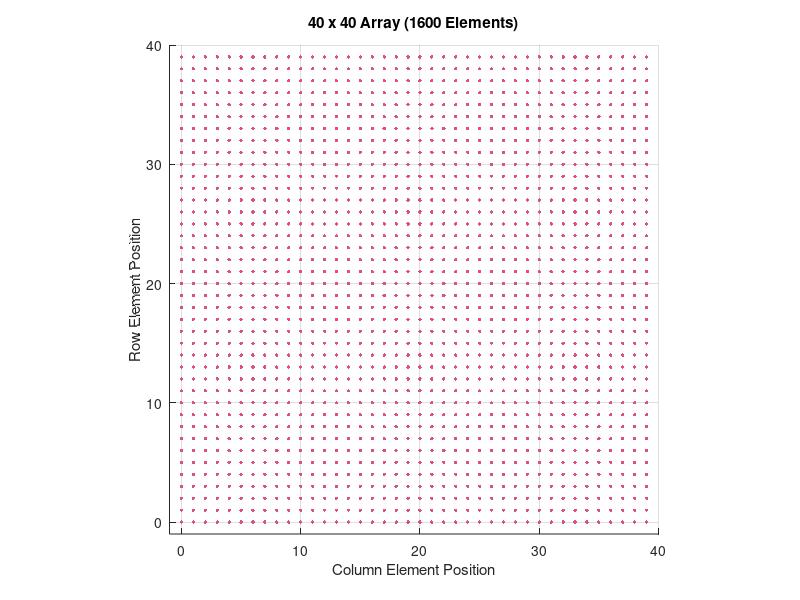

Source code (MATLAB):
% Parameters
clear all;
close all;
N = 40;             % Number of elements per side
spacing = 1;      % Spacing between dots (e.g., 0.5 lambda)

% 1. Generate the coordinate vectors
x = (0:N-1) * spacing;
y = (0:N-1) * spacing;

% 2. Create the 2D grid matrices
[X, Y] = meshgrid(x, y);

% 3. Visualization
figure('Color', 'w');
% We use (:) to flatten the matrices into vectors for the scatter plot
scatter(X(:), Y(:), 6, 'filled', 'MarkerFaceColor', [0.8500 0.3250 0.5]);

% Formatting
axis equal;         % Ensure the grid looks square
grid on;
title(['40 x 40 Array (', num2str(N^2), ' Elements)']);
xlabel('Column Element Position');
ylabel('Row Element Position');
xlim([-spacing, N*spacing]);
ylim([-spacing, N*spacing]);

% Optional: Set the figure to a square shape
set(gcf, 'Position', [100, 100, 600, 600]);
